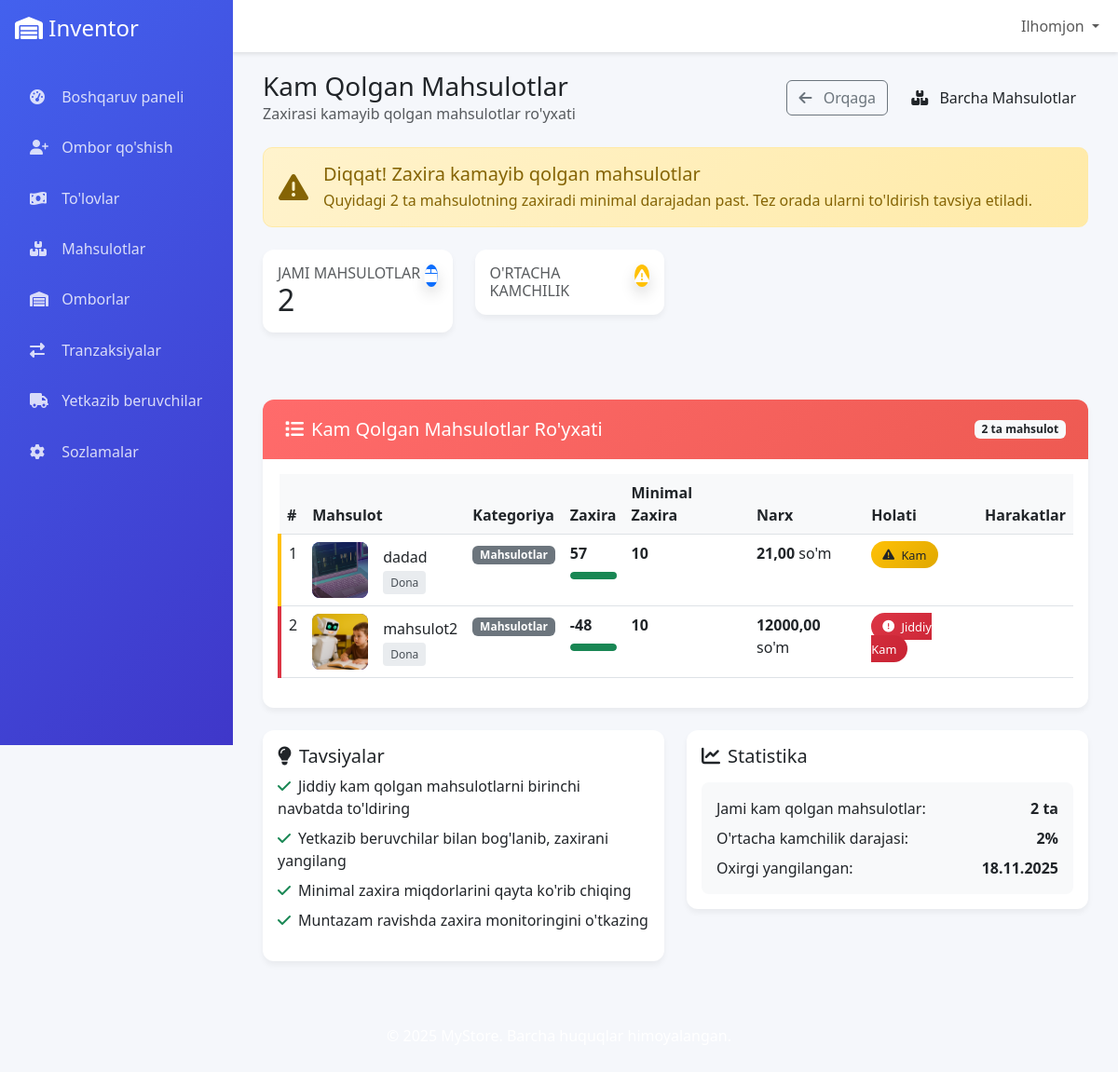
Page /products/statistics/low-stock/ (signed in) on the earlier database version.
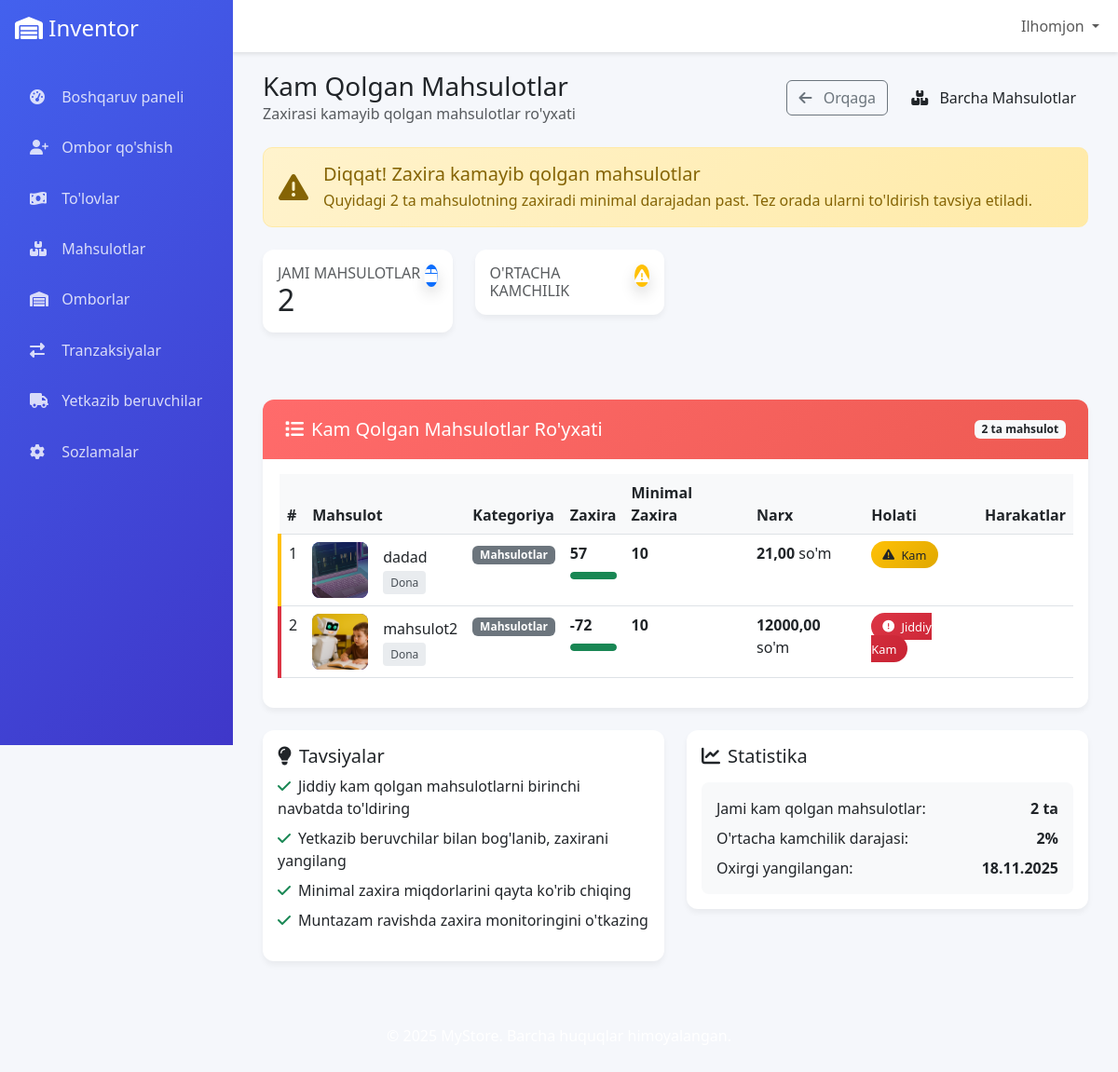
Same page on the later database version.
### products/models.py (models this page shows, shortened)
class Product(models.Model):
    UNIT_CHOICES = (
        ('kg', 'kg'),
        ('box', 'Karopka'),
        ('l', 'Litr'),
        ('m', 'Metr'),
        ('ton', 'Tonna'),
        ('piece', 'Dona'),
        ('pack', 'Pochka'),
    )
    name = models.CharField(max_length=100)
    category = models.ForeignKey(Category, on_delete=models.CASCADE, related_name="products")
    description = models.TextField(blank=True)
    price = models.DecimalField(max_digits=10, decimal_places=2)
    image = models.ImageField(upload_to='products/', null=True, blank=True)
    min_stock = models.IntegerField(default=0)
    stock_quantity = models.IntegerField(default=0)
    unit = models.CharField(max_length=10, choices=UNIT_CHOICES, default='piece')
    created_at = models.DateTimeField(auto_now_add=True)
    updated_at = models.DateTimeField(auto_now=True)
    supplier = models.ForeignKey('inventor.Supplier', on_delete=models.SET_NULL, null=True, blank=True)
    warehouse = models.ForeignKey('inventor.Warehouse', on_delete=models.CASCADE, null=True, blank=True)
    class Meta:
        ordering = ['name']

class Category(models.Model):
    name = models.CharField(max_length=100, unique=True)
    description = models.TextField(blank=True)

### products/views.py (the view)
# urls.py: path('statistics/low-stock/', views.low_stock_products, name='low_stock_products'),
@login_required
def low_stock_products(request):
    products = Product.objects.all()
    try:
        role = request.user.userrole.role
        warehouse = request.user.userrole.warehouse
        if role == 'WAREHOUSE_MANAGER':
            products = products.filter(warehouse=warehouse, stock_quantity__lte=F('min_stock'))
        elif role == 'SELLER':
            products = products.filter(warehouse=warehouse, stock_quantity__gt=0)
    except:
        pass
    return render(request, 'products/low_stock.html', {'products': products})

### templates/products/low_stock.html (shortened to what the changed rows need)
{% extends 'base.html' %}
{% load static %}
{% load math_filters %}
{% block content %}
<div class="container-fluid">
    <div class="d-flex justify-content-between align-items-center mb-4">
        <div>
            <h1 class="h3 mb-0">Kam Qolgan Mahsulotlar</h1>
        </div>
    </div>
    <div class="card card-custom">
        <div class="card-body">
            {% if products %}
            <div class="table-responsive">
                <table class="table table-hover">
                    <thead>
                        <tr>
                            <th>#</th>
                            <th>Mahsulot</th>
                            <th>Kategoriya</th>
                            <th>Zaxira</th>
                            <th>Minimal Zaxira</th>
                            <th>Narx</th>
                            <th>Holati</th>
                            <th>Harakatlar</th>
                        </tr>
                    </thead>
                    <tbody>
                        {% for product in products %}
                        <tr class="{% if product.stock_quantity <= product.min_stock|divisibleby:2 %}critical-row{% else %}warning-row{% endif %}">
                            <td>{{ forloop.counter }}</td>
                            <td>
                                <div class="d-flex align-items-center">
                                    <div class="product-image me-3">
                                        {% if product.image %}
                                            <img src="{{ product.image.url }}" alt="{{ product.name }}">
                                        {% else %}
                                            {{ product.name|slice:":1"|upper }}
                                        {% endif %}
                                    </div>
                                    <div>
                                        <h6 class="mb-0">{{ product.name }}</h6>
                                        <div class="mt-1">
                                            <span class="unit-badge">{{ product.get_unit_display }}</span>
                                        </div>
                                    </div>
                                </div>
                            </td>
                            <td>
                                {% if product.category %}
                                    <span class="badge bg-secondary">{{ product.category.name }}</span>
                                {% else %}
                                    <span class="text-muted">Kategoriya yo'q</span>
                                {% endif %}
                            </td>
                            <td>
                                <strong>{{ product.stock_quantity }}</strong>
                                <div class="stock-progress">
                                    {% with percentage=product.stock_quantity|divisibleby:product.min_stock|default:100 %}
                                    <div class="stock-progress-bar
                                        {% if percentage <= 25 %}bg-danger
                                        {% elif percentage <= 50 %}bg-warning
                                        {% else %}bg-success{% endif %}"
                                        style="width: {% widthratio product.stock_quantity product.min_stock 100 %}%">
                                    </div>
                                    {% endwith %}
                                </div>
                            </td>
                            <td>
                                <strong>{{ product.min_stock }}</strong>
                            </td>
                            <td>
                                <strong>{{ product.price }}</strong> so'm
                            </td>
                            <td>
                                {% if product.stock_quantity == 0 %}
                                    <span class="badge-critical">
                                        <i class="fas fa-times-circle me-1"></i> Tugagan
                                    </span>
                                {% elif product.stock_quantity <= product.min_stock|divisibleby:2 %}
                                    <span class="badge-critical">
                                        <i class="fas fa-exclamation-circle me-1"></i> Jiddiy Kam
                                    </span>
                                {% else %}
                                    <span class="badge-warning">
                                        <i class="fas fa-exclamation-triangle me-1"></i> Kam
                                    </span>
                                {% endif %}
                            </td>
                            <td>
                            </td>
                        </tr>
                        {% endfor %}
                    </tbody>
                </table>
            </div>
            {% endif %}
        </div>
    </div>
</div>
{% endblock %}

Differences in the rows shown:
changed Product "mahsulot2": stock_quantity "-48" → "-72"
